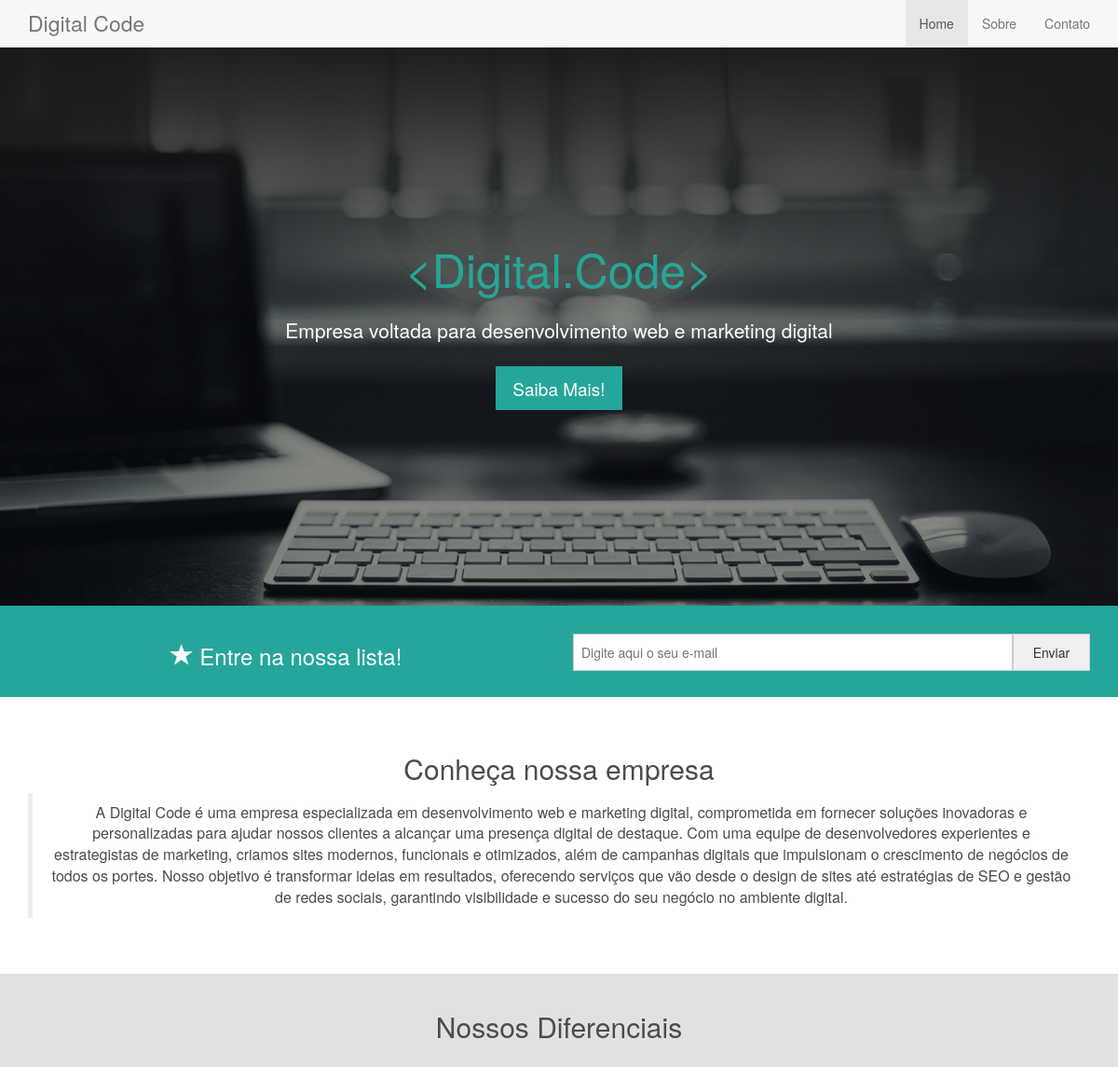
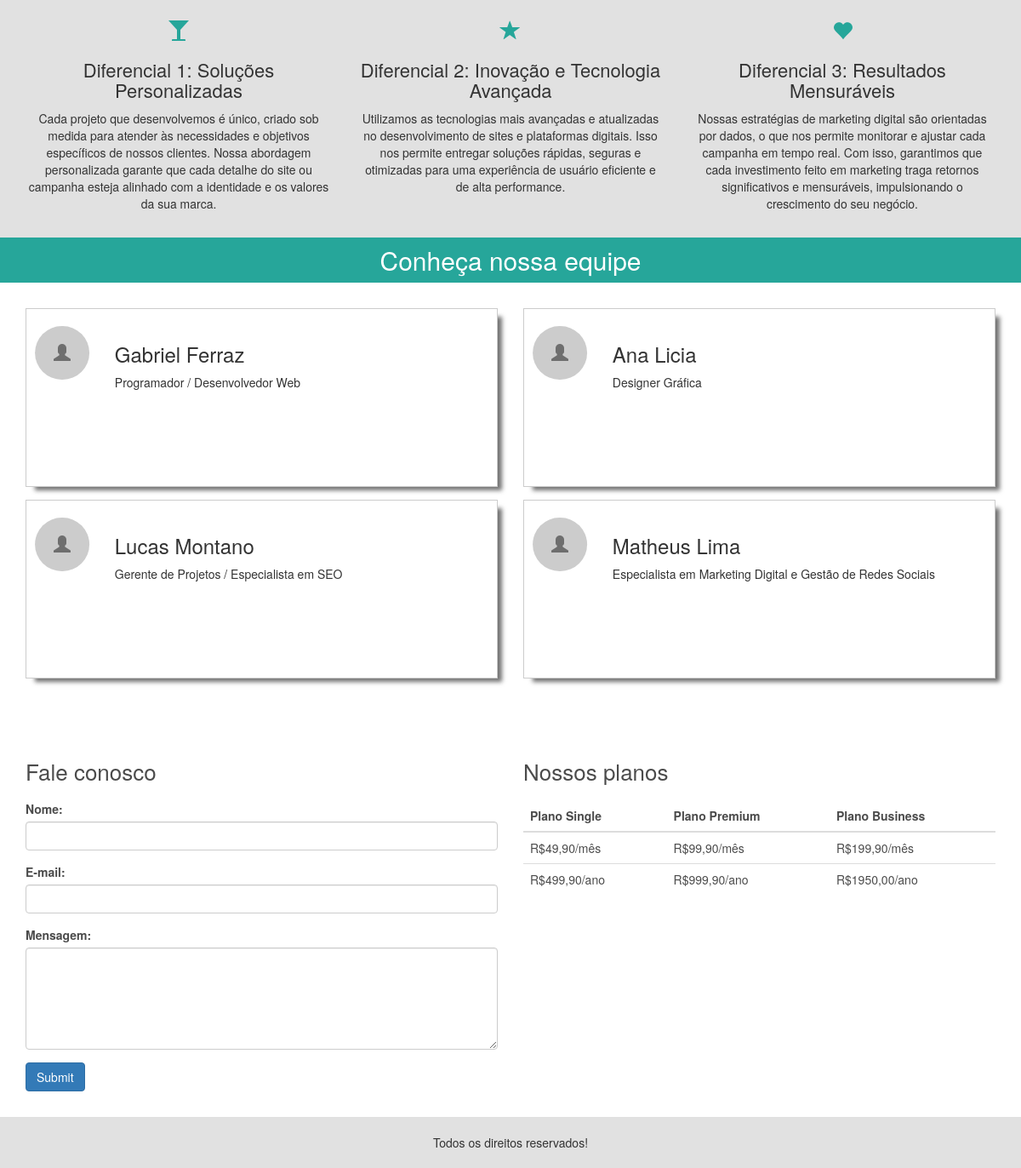
Screenshot of /bootstrap_projeto/index.php with the database file from the repository (2 pictures, top to bottom).
### tables this page shows
CREATE TABLE `tb_sobre` (
  `id` int(11) NOT NULL,
  `sobre` longtext NOT NULL
);

CREATE TABLE `tb_equipe` (
  `id` int(11) NOT NULL,
  `nome` varchar(255) NOT NULL,
  `descricao` text NOT NULL
);

### bootstrap_projeto/index.php (the view, shortened to what this page needs)
<?php
  $pdo = new PDO('mysql:host=localhost;dbname=bootstrap_projeto','root','');
  $sobre = $pdo->prepare("SELECT * FROM `tb_sobre`");
  $sobre->execute();
  $sobre = $sobre->fetch()['sobre'];
?>
<!DOCTYPE html>
<html lang="en">
  <head>
    <link href="css/bootstrap.min.css" rel="stylesheet">
    <link href="css/style.css" rel="stylesheet">
  </head>
  <body>
    <nav class="navbar navbar-default navbar-fixed-top">
      <div class="container">
        <div class="navbar-header">
          <a class="navbar-brand" href="#">Digital Code</a>
        </div>
        <div id="navbar" class="collapse navbar-collapse">
          <ul class="nav navbar-nav navbar-right">
            <li class="active"><a href="">Home</a></li>
            <li><a href="#saiba_mais">Sobre</a></li>
            <li><a href="#contato">Contato</a></li>
          </ul>
        </div>
      </div>
    </nav>
    <div class="box">
      <section class="banner">
        <div class="overlay"></div>
        <div class="container chamada-banner">
          <div class="row">
              <div class="col-md-12 text-center">
                  <h2><?php echo htmlentities('<'); ?>Digital.Code<?php echo htmlentities('>');  ?></h2>
                  <p>Empresa voltada para desenvolvimento web e marketing digital</p>
                  <a href="#saiba_mais">Saiba Mais!</a>
              </div>
          </div>
        </div>
      </section>
      <section class="cadastro-lead">
          <div class="container">
            <div class="row text-center">
                <div class="col-md-6">
                  <h2><span class="glyphicon glyphicon-star" aria-hidden="true"></span> Entre na nossa lista!</h2>
                </div>
                <div class="col-md-6">
                  <form method="post">
                    <input type="email" name="email" placeholder="Digite aqui o seu e-mail" required/><input type="submit" value="Enviar" />
                  </form>
                </div>
            </div>
          </div>
      </section>
      <section id="saiba_mais" class="depoimento text-center">
        <div class="container">
            <div class="row">
                <div class="col-md-12">
                  <h2>Conheça nossa empresa</h2>
                    <blockquote>
                      <p>A Digital Code é uma empresa especializada em desenvolvimento web e marketing digital, comprometida em fornecer soluções inovadoras e personalizadas para ajudar nossos clientes a alcançar uma presença digital de destaque. Com uma equipe de desenvolvedores experientes e estrategistas de marketing, criamos sites modernos, funcionais e otimizados, além de campanhas digitais que impulsionam o crescimento de negócios de todos os portes. Nosso objetivo é transformar ideias em resultados, oferecendo serviços que vão desde o design de sites até estratégias de SEO e gestão de redes sociais, garantindo visibilidade e sucesso do seu negócio no ambiente digital.</p>
                  </blockquote>
                </div>
            </div>
        </div>
      </section>
    <section class="diferenciais text-center">
      <h2>Nossos Diferenciais</h2>
        <div class="container diferenciais-container">
            <div class="row"><?php echo $sobre; ?></div>
        </div>
      </section>
      <section class="equipe">
        <h2>Conheça nossa equipe</h2>
        <div class="container equipe-container">
            <div class="row">
              <?php
                  $selectMembros = $pdo->prepare("SELECT * FROM `tb_equipe`");
                  $selectMembros->execute();
                  $membros = $selectMembros->fetchAlL();
                  for($i = 0; $i < count($membros); $i++){
              ?>
                <div class="col-md-6">
                    <div class="equipe-single">
                        <div class="row">
                            <div class="col-md-2">
                                <div class="user-picture">
                                  <div class="user-picture-child"><span class="glyphicon glyphicon-user"></span></div>
                                </div>
                            </div>
                            <div class="col-md-10">
                                <h3><?php echo $membros[$i]['nome'] ?></h3>
                                <p><?php echo $membros[$i]['descricao']; ?></p>
                            </div>
                        </div>
                    </div>
                </div>
                <?php } ?>
            </div>
        </div>
      </section>
      <section id="contato" class="final-site">
          <div class="container">
              <div class="row">
                  <div class="col-md-6">
                    <h2>Fale conosco</h2>
                    <form id="meuFormulario">
                        <div class="form-group">
                          <label for="email">Nome:</label>
                          <input type="text" name="nome" class="form-control" id="nome" required>
                        </div>
                         <div class="form-group">
                          <label for="email">E-mail:</label>
                          <input type="email" name="email" class="form-control" id="email" required>
                        </div>
                         <div class="form-group">
                          <label for="email">Mensagem:</label>
                          <textarea class="form-control" id="mensagem" required></textarea>
                        </div>
                        <button type="submit" class="btn btn-primary">Submit</button>
                    </form>
                    </div>
                  <div class="col-md-6">
                      <h2>Nossos planos</h2>
                        <table class="table">
                            <thead>
                              <tr>
                                <th>Plano Single</th>
                                <th>Plano Premium</th>
                                <th>Plano Business</th>
                              </tr>
                            </thead>
                            <tbody>
                              <tr>
                                <td>R$49,90/mês</td>
                                <td>R$99,90/mês</td>
                                <td>R$199,90/mês</td>
                              </tr>
                              <tr>
                                <td>R$499,90/ano</td>
                                <td>R$999,90/ano</td>
                                <td>R$1950,00/ano</td>
                              </tr>
                            </tbody>
                          </table>
                  </div>
              </div>
          </div>
      </section>
      <footer>
        <p class="text-center">Todos os direitos reservados!</p>
      </footer>
    </div>
  </body>
</html>

### rows the page displays
tb_sobre: sobre "Diferencial 1: Soluções Personalizadas Cada projeto que desenvolvemos é único, criado sob medida para atender às necessidades e objetivos específicos de nossos clientes. Nossa abordagem personalizada garante que cada detalhe do site ou campanha esteja alinhado com a identidade e os valores da sua marca. Diferencial 2: Inovação e Tecnologia Avançada Utilizamos as tecnologias mais avançadas e atualizadas no desenvolvimento de sites e plataformas digitais. Isso nos permite entregar soluções rápidas, seguras e otimizadas para uma experiência de usuário eficiente e de alta performance. Diferencial 3: Resultados Mensuráveis Nossas estratégias de marketing digital são orientadas por dados, o que…"
tb_equipe: nome "Gabriel Ferraz", descricao "Programador / Desenvolvedor Web"
tb_equipe: nome "Ana Licia", descricao "Designer Gráfica"
tb_equipe: nome "Lucas Montano", descricao "Gerente de Projetos / Especialista em SEO"
tb_equipe: nome "Matheus Lima", descricao "Especialista em Marketing Digital e Gestão de Redes Sociais"
